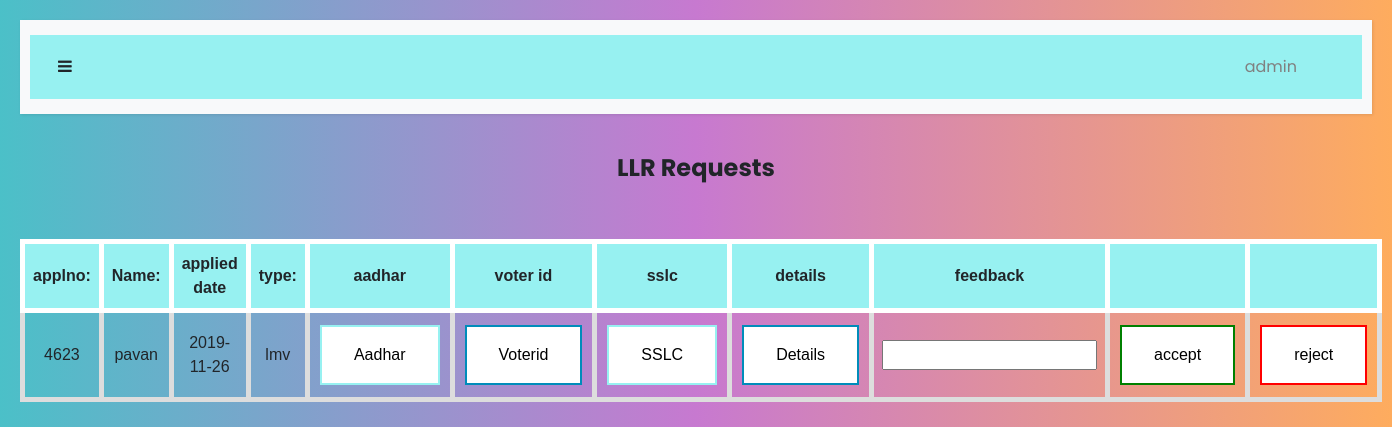
The app's page /adminllr (signed in) with its own data.
### tables this page shows
CREATE TABLE "llr" (
	`applno`	INTEGER NOT NULL PRIMARY KEY AUTOINCREMENT,
	`firstname`	TEXT,
	`lastname`	TEXT,
	`fathername`	TEXT,
	`email`	TEXT,
	`address`	TEXT,
	`pincode`	INTEGER,
	`city`	TEXT,
	`district`	TEXT,
	`state`	TEXT,
	`country`	TEXT,
	`dob`	TEXT,
	`age`	INTEGER,
	`gender`	TEXT,
	`phone`	INTEGER,
	`bloodgroup`	TEXT,
	`currentdate`	TEXT,
	`expirydate`	TEXT,
	`status`	TEXT,
	`type`	TEXT,
	`rto`	TEXT,
	`feedback`	TEXT,
	`llrno`	TEXT,
	`admindate`	TEXT
);

### login.py (the view)
@app.route('/adminllr',methods=['GET','POST'])
def adminllr():
    with sqlite3.connect('r.db') as con:
            cur=con.cursor()
            try:
                if(cur.execute("SELECT firstname,email,age,city,gender,currentdate,type,applno FROM llr WHERE status=?",("pending",))):
                    data=cur.fetchall()
                    return render_template('adminllr.html',data=data)
                else:
                    flash("no user requests","warning")
                    return render_template('empdashboard.html')
            except:
                flash("no user requests","warning")
                return render_template('empdashboard.html')

### templates/adminllr.html (shortened to what this page needs)
{% extends "layout.html" %}
{% block body %}
<center><h4><b>LLR Requests</b></h4><br><br>
{%if data%}
    <table>
        <tr>
            <th>applno:</th>
           <th>Name:</th>
            <th>applied date</th>
            <th>type:</th>
            <th>aadhar</th>
            <th>voter id</th>
            <th>sslc</th>
            <th>details</th>
            <th>feedback</th>
            <th> </th>
            <th> </th>
        </tr>
        {% for row in data %}
        <form method=post  action="/edit/{{ row[1] }}">
        <tr>
            <td>{{row[7]}}</td>
            <td>{{row[0]}}</td>
            <td>{{row[5]}}</td>
            <td>{{row[6]}}</td>
            <td><a href="/aadhar/{{ row[1] }}"><button type="button" class="button button1">Aadhar</button></a></td>
            <td><a href="/voterid/{{ row[1] }}"><button type="button" class="button button2">Voterid</button></a></td>
            <td><a href="/sslc/{{ row[1] }}"><button type="button" class="button button1">SSLC</button></a></td>
            <td><a href="/details/{{ row[1] }}"><button type="button" class="button button2">Details</button></a></td>
            <td><input type="text" name="feedback"></td>
            <td><input type="submit" name="action" class="button button3" value="accept"></td>
            <td><input type="submit" name="action" class="button button4" value="reject"></td>
        </tr>
    </form>
{% endfor %}
    </table>
{%else%}
<center>
    <br><br>
    <p> No Requests for LLR</p>
</center>
        {%endif%}
{% endblock%}

### templates/navbar.html (style rules this page uses)
body { font-family: 'Poppins', sans-serif; background: #fafafa; }
a, a:hover, a:focus { color: inherit; text-decoration: none; transition: all 0.3s; }

### templates/adminllr.html (style rules this page uses)
.button { background-color: rgb(151, 241, 241); border: none; color: white; padding: 16px 32px; text-align: center; text-decoration: none; display: inline-block; font-size: 16px; margin: 4px 2px; -webkit-transition-duration: 0.4s; transition-duration: 0.4s; cursor: pointer; }
.button1 { background-color: white; color: black; border: 2px solid rgb(151, 241, 241); }
table { font-family: arial, sans-serif; border-collapse: collapse; width: 100%; }
th { border: 5px solid white; text-align: center; background-color: rgb(151, 241, 241); padding: 8px; }
td { border: 5px solid #dddddd; text-align: center; padding: 8px; }

### templates/layout.html (style rules this page uses)
body { background: #FEAC5E; background: -webkit-linear-gradient(to right, #4BC0C8, #C779D0, #FEAC5E); background: linear-gradient(to right, #4BC0C8, #C779D0, #FEAC5E); }
.button { background-color: rgb(151, 241, 241); border: none; color: white; padding: 16px 32px; text-align: center; text-decoration: none; display: inline-block; font-size: 16px; margin: 4px 2px; -webkit-transition-duration: 0.4s; transition-duration: 0.4s; cursor: pointer; }
.button1 { background-color: white; color: black; border: 2px solid rgb(151, 241, 241); }
.button2 { background-color: white; color: black; border: 2px solid #008CBA; }
.button3 { background-color: white; color: black; border: 2px solid green; }
.button4 { background-color: white; color: black; border: 2px solid red; }

### records on screen
llr: applno "4623", firstname "pavan", currentdate "2019-11-26", type "lmv"

### other values on screen
{{ session.get('logname') }} "admin"
